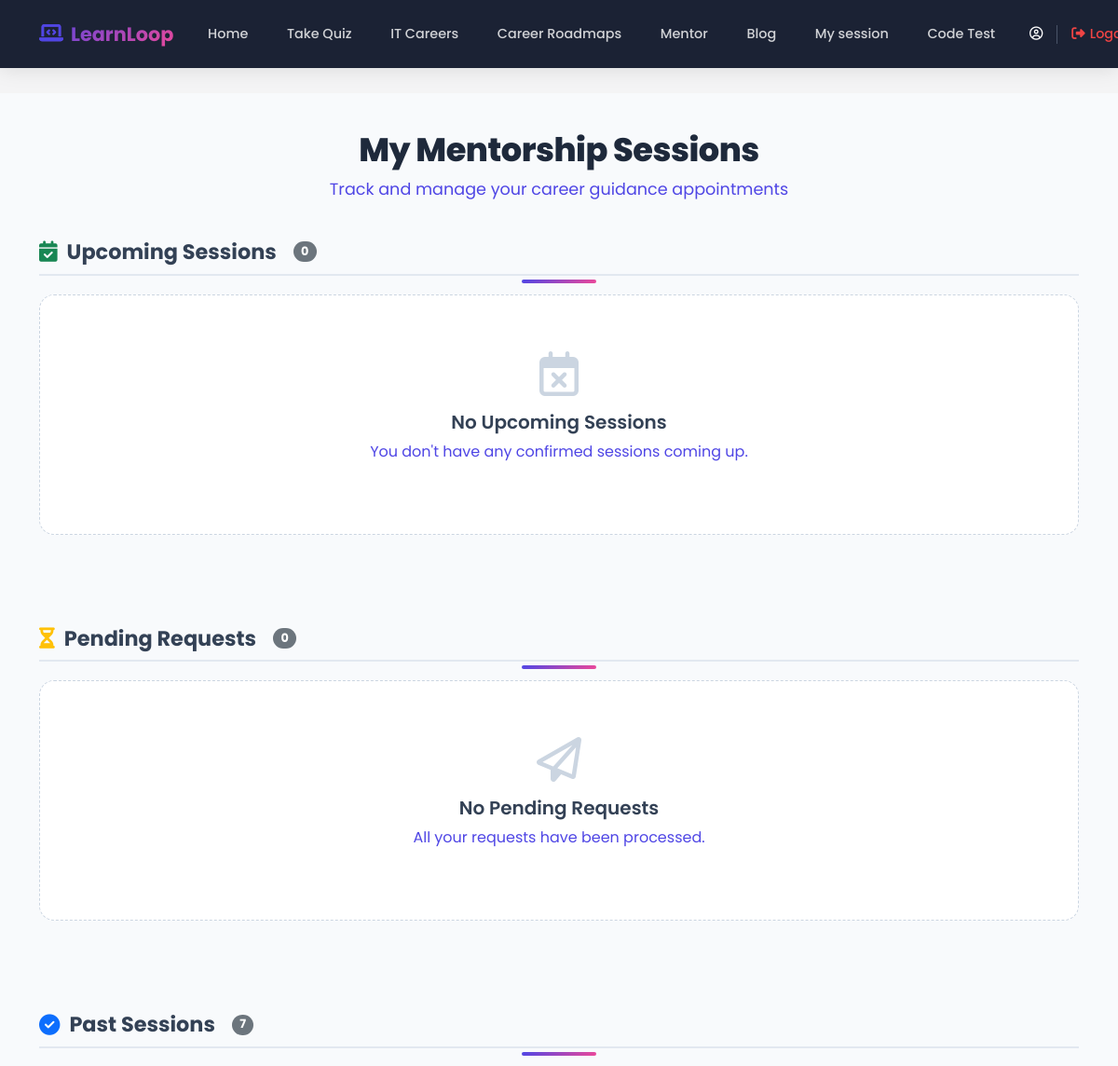
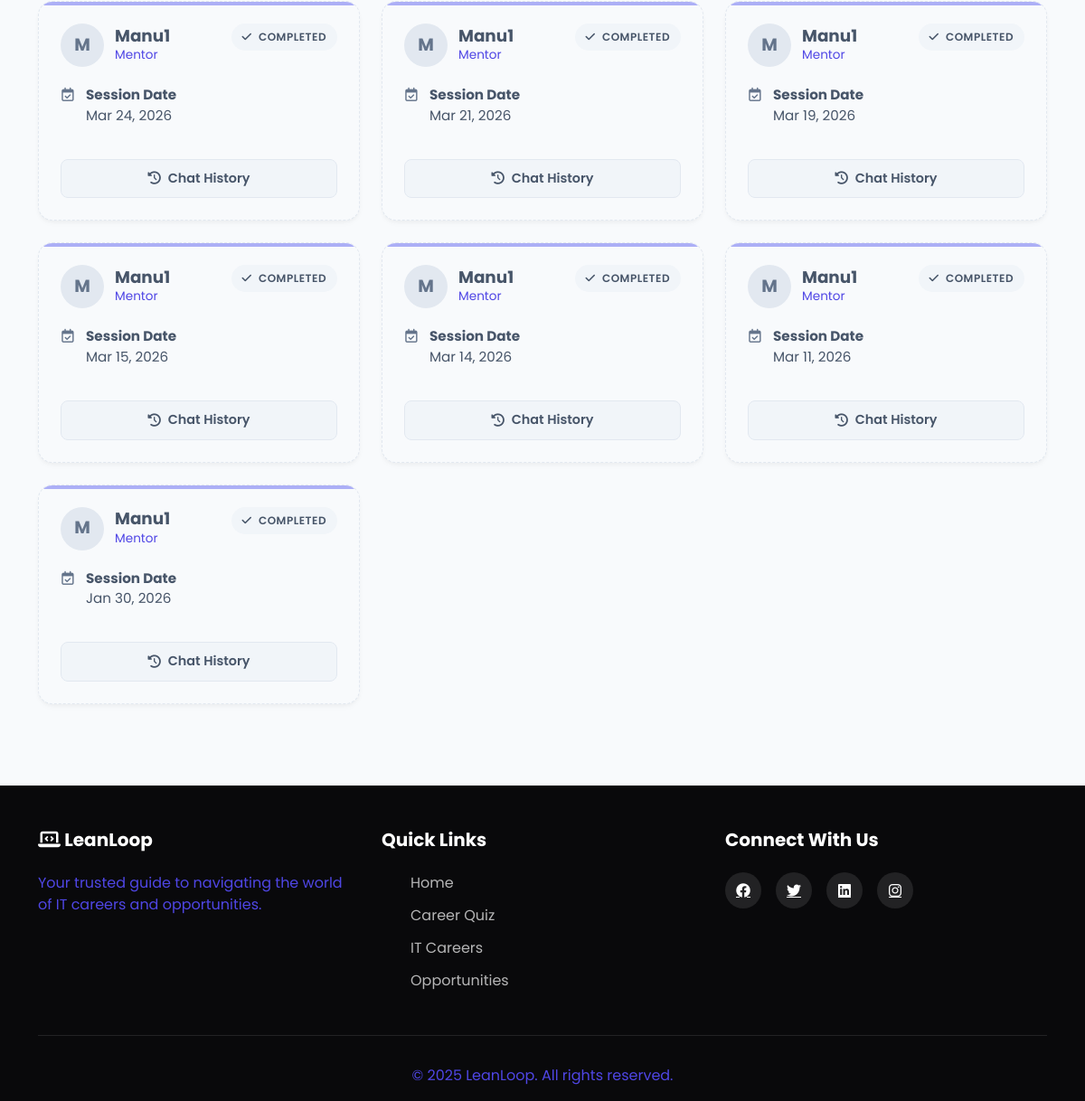
The page /mentor/my-sessions/ (signed in) on the database as committed earlier (2 pictures, top to bottom).
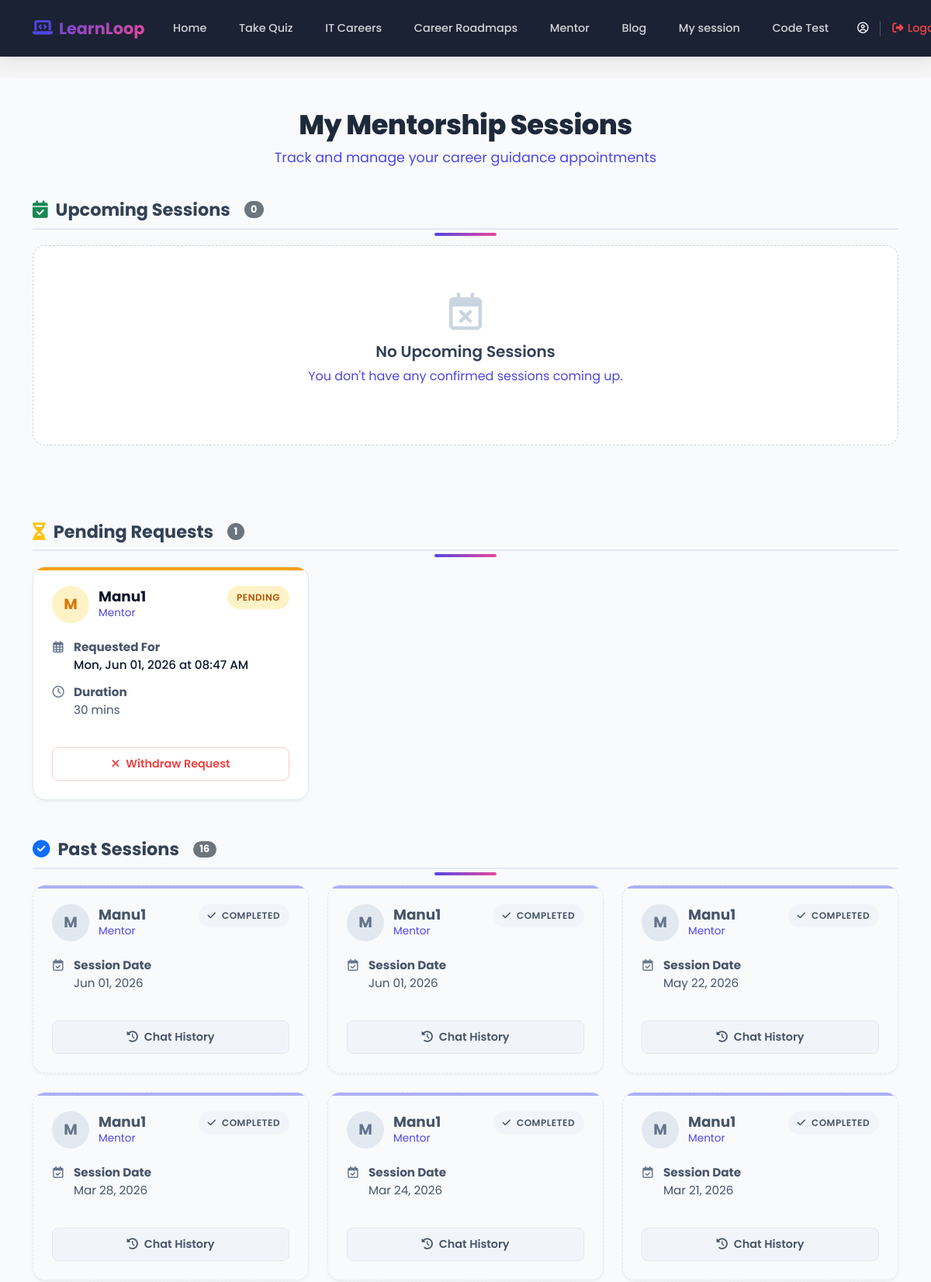
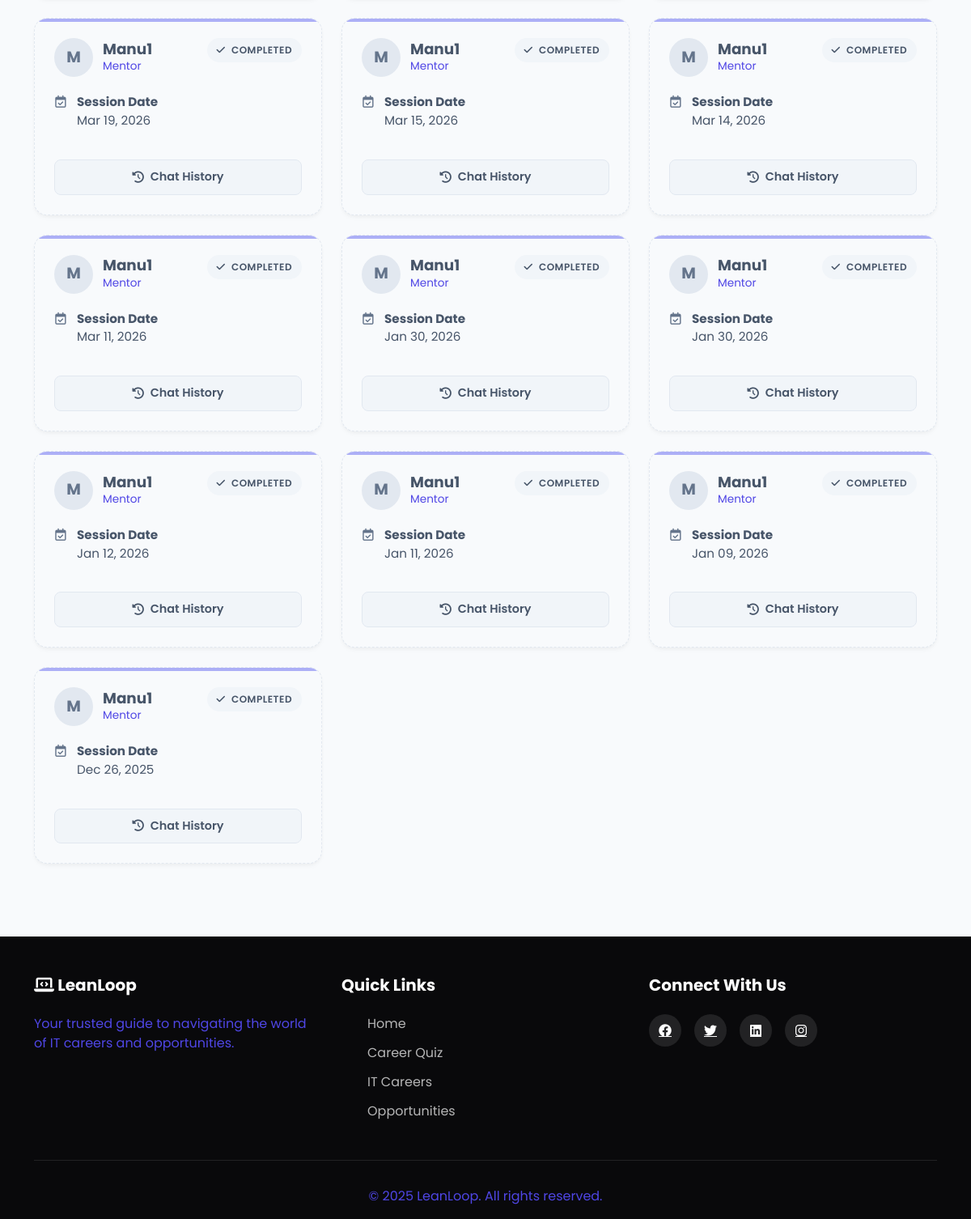
The same page on the database as committed later (2 pictures, top to bottom).
### mentor/models.py (models this page shows, shortened)
class MentorshipSession(models.Model):
    STATUS_CHOICES = [
        ('pending', 'Pending'),
        ('accepted', 'Accepted'),
        ('declined', 'Declined'),
        ('completed', 'Completed'),
        ('cancelled', 'Cancelled'),
    ]
    DURATION_CHOICES = [
        (30, '30 minutes'),
        (60, '60 minutes'),
    ]
    mentor = models.ForeignKey(
        CustomUser,
        on_delete=models.CASCADE,
        related_name='mentor_sessions',
        limit_choices_to={'role': 'mentor'}
    )
    student = models.ForeignKey(
        CustomUser,
        on_delete=models.CASCADE,
        related_name='student_sessions'
    )
    scheduled_date = models.DateField()
    scheduled_time = models.TimeField()
    duration = models.IntegerField(choices=DURATION_CHOICES, default=30)
    fee_amount = models.IntegerField(default=0)
    status = models.CharField(max_length=20, choices=STATUS_CHOICES, default='pending')
    topic = models.CharField(max_length=200, blank=True, null=True)
    notes = models.TextField(blank=True, null=True)  # ✅ Changed from 'note' to 'notes'
    meeting_link = models.URLField(blank=True, null=True)
    created_at = models.DateTimeField(auto_now_add=True)
    updated_at = models.DateTimeField(auto_now=True)
    completed_at = models.DateTimeField(blank=True, null=True)
    class Meta:
        verbose_name = "Mentorship Session"
        verbose_name_plural = "Mentorship Sessions"
        ordering = ['-scheduled_date', '-scheduled_time']

### accounts/models.py (models this page shows, shortened)
class CustomUser(AbstractUser):
    ROLE_CHOICES = (
        ('user', 'User'),
        ('mentor', 'Mentor'),
        ('Admin', 'Admin'),
    )
    role = models.CharField(
        max_length=10,
        choices=ROLE_CHOICES,
        default='user'
    )
    phone_regex = RegexValidator(
    regex=r'^[9876]\d{9}$',
    message="Phone number must be a 10-digit number and start with 9, 8, 7, or 6."
    )
    phone_number = models.CharField(
        max_length=10,
        blank=True,
        null=True,
        validators=[phone_regex],
        unique=True,
        help_text='Enter 10 digit phone number'
    )
    previous_experience = models.BooleanField(blank=True, null=True,verbose_name="Previous Experience")
    is_approved=models.BooleanField(default=False)
    GENDER_CHOICES = [
        ('male', 'Male'),
        ('female', 'Female'),
        ('other', 'Other'),
        ('prefer_not_to_say', 'Prefer not to say'),
    ]
    gender = models.CharField(
        max_length=20,
        choices=GENDER_CHOICES,
        blank=False,
        null=False
    )
    profile_photo = models.ImageField(upload_to='profile_photos/', blank=False, null=True)
    education = models.CharField(max_length=200, blank=True, null=True)
    career_domain = models.CharField(max_length=100, blank=True, null=True)
    profession = models.CharField(max_length=100, blank=False, null=True)
    experience_years = models.PositiveIntegerField(
        null=True,
        blank=False,
    )
    expertise = models.CharField(
        blank=False,
        null=True,
        max_length=100,
    )
    bio = models.CharField(
        blank=False,
        null=True,
    )
    linkedin = models.URLField(blank=True, null=True)
    portfolio = models.URLField(blank=True, null=True)
    available_days = models.JSONField(default=list)  # ["mon", "wed", "fri"]
    available_from = models.TimeField(default="09:00")
    available_to = models.TimeField(default="17:00")
    session_duration = models.CharField(
        max_length=10,
        choices=[
            ('30', '30 Minutes'),
            ('60', '60 Minutes'),
        ],null=True, blank=False
    )
    intro_video = models.FileField(upload_to="mentor_videos/", blank=True, null=True)
    created_at = models.DateTimeField(
        auto_now_add=True,
        null=True
    )

### mentor/views.py (the view)
# urls.py: path('my-sessions/', views.user_sessions, name='user_sessions'),
@login_required
def user_sessions(request):
    my_sessions = MentorshipSession.objects.filter(
        student=request.user
    ).select_related('mentor').order_by('-created_at')
    today = timezone.now().date()
    pending_sessions = my_sessions.filter(status='pending')
    upcoming_sessions = my_sessions.filter(
        status='accepted',
        scheduled_date__gte=today
    ).order_by('scheduled_date', 'scheduled_time')
    past_sessions = my_sessions.filter(status='completed').order_by('-scheduled_date')
    declined_sessions = my_sessions.filter(status='declined')
    context = {
        'pending_sessions': pending_sessions,
        'upcoming_sessions': upcoming_sessions,
        'past_sessions': past_sessions,
        'declined_sessions': declined_sessions,
    }
    return render(request, 'user_sessions.html', context)

### mentor/templates/user_sessions.html (shortened to what the changed rows need)
{% extends 'dashboard/userbase.html' %}
{% block content %}
<div class="sessions-page-wrapper">
    <div class="container max-w-6xl mx-auto">
        <div class="page-header-wrapper">
            <h1 class="page-title">My Mentorship Sessions</h1>
        </div>
        <h2 class="section-title"><i class="fas fa-calendar-check text-success"></i> Upcoming Sessions <span class="badge bg-secondary rounded-pill ms-2" style="font-size:0.8rem;">{{ upcoming_sessions.count }}</span></h2>
        <h2 class="section-title"><i class="fas fa-hourglass-half text-warning"></i> Pending Requests <span class="badge bg-secondary rounded-pill ms-2" style="font-size:0.8rem;">{{ pending_sessions.count }}</span></h2>
        {% if pending_sessions %}
            <div class="session-grid">
                {% for session in pending_sessions %}
                <div class="session-card">
                    <div class="card-top-accent accent-pending"></div>
                    <div class="session-header">
                        <div class="mentor-info">
                            <div class="mentor-avatar" style="background: #fef3c7; color: #d97706;">{{ session.mentor.username|make_list|first }}</div>
                            <div class="mentor-details">
                                <h4>{{ session.mentor.username|title }}</h4>
                                <p>Mentor</p>
                            </div>
                        </div>
                        <span class="status-badge badge-pending">Pending</span>
                    </div>
                    <div class="session-meta">
                        <div class="meta-item">
                            <i class="far fa-calendar-alt"></i>
                            <div>
                                <strong>Requested For</strong>
                                <div style="color: #0f172a; font-weight: 500;">{{ session.scheduled_date|date:"D, M d, Y" }} at {{ session.scheduled_time|time:"h:i A" }}</div>
                            </div>
                        </div>
                        <div class="meta-item">
                            <i class="far fa-clock"></i>
                            <div>
                                <strong>Duration</strong>
                                <div>{{ session.duration }} mins</div>
                            </div>
                        </div>
                    </div>
                    <div class="card-actions">
                        <a href="{% url 'cancel_session' session.id %}" onclick="return confirm('Are you sure you want to withdraw this request?');" class="btn-action btn-cancel">
                            <i class="fas fa-times"></i> Withdraw Request
                        </a>
                    </div>
                </div>
                {% endfor %}
            </div>
        {% else %}
            <div class="session-grid">
                <div class="empty-state mb-5" style="grid-column: 1 / -1;">
                    <i class="far fa-paper-plane"></i>
                    <h5>No Pending Requests</h5>
                    <p>All your requests have been processed.</p>
                </div>
            </div>
        {% endif %}
        <h2 class="section-title"><i class="fas fa-check-circle text-primary"></i> Past Sessions <span class="badge bg-secondary rounded-pill ms-2" style="font-size:0.8rem;">{{ past_sessions.count }}</span></h2>
        {% if past_sessions %}
            <div class="session-grid">
                {% for session in past_sessions %}
                <div class="session-card" style="background: #f8fafc; border-style: dashed;">
                    <div class="card-top-accent accent-completed" style="opacity: 0.5;"></div>
                    <div class="session-header">
                        <div class="mentor-info">
                            <div class="mentor-avatar" style="background: #e2e8f0; color: #64748b;">{{ session.mentor.username|make_list|first }}</div>
                            <div class="mentor-details">
                                <h4 style="color: #475569;">{{ session.mentor.username|title }}</h4>
                                <p>Mentor</p>
                            </div>
                        </div>
                        <span class="status-badge badge-completed" style="background: #f1f5f9; color: #475569;"><i class="fas fa-check me-1"></i> Completed</span>
                    </div>
                    <div class="session-meta">
                        <div class="meta-item">
                            <i class="far fa-calendar-check"></i>
                            <div>
                                <strong>Session Date</strong>
                                <div>{{ session.scheduled_date|date:"M d, Y" }}</div>
                            </div>
                        </div>
                    </div>
                    <div class="card-actions">
                        <a href="{% url 'chat_room' session.id %}" class="btn-action btn-history">
                            <i class="fas fa-history"></i> Chat History
                        </a>
                    </div>
                </div>
                {% endfor %}
            </div>
        {% endif %}
    </div>
</div>
{% endblock %}

Rows that differ between the two databases and show on the page:
added MentorshipSession: mentor.username|make_list "M", mentor.username "Manu1", scheduled_date "Mon, Jun 01, 2026", scheduled_time "08:47 AM", duration "30", shown under "Pending Requests 1"
added MentorshipSession: mentor.username|make_list "M", mentor.username "Manu1", scheduled_date "Jun 01, 2026", shown under "Past Sessions 16"
added MentorshipSession: mentor.username|make_list "M", mentor.username "Manu1", scheduled_date "Jun 01, 2026", shown under "Past Sessions 16"
now on this page (row edited): MentorshipSession: mentor.username|make_list "M", mentor.username "Manu1", scheduled_date "May 22, 2026", shown under "Past Sessions 16"
now on this page (row edited): MentorshipSession: mentor.username|make_list "M", mentor.username "Manu1", scheduled_date "Mar 28, 2026", shown under "Past Sessions 16"
now on this page (row edited): MentorshipSession: mentor.username|make_list "M", mentor.username "Manu1", scheduled_date "Jan 30, 2026", shown under "Past Sessions 16"
now on this page (row edited): MentorshipSession: mentor.username|make_list "M", mentor.username "Manu1", scheduled_date "Jan 12, 2026", shown under "Past Sessions 16"
now on this page (row edited): MentorshipSession: mentor.username|make_list "M", mentor.username "Manu1", scheduled_date "Jan 11, 2026", shown under "Past Sessions 16"
now on this page (row edited): MentorshipSession: mentor.username|make_list "M", mentor.username "Manu1", scheduled_date "Jan 09, 2026", shown under "Past Sessions 16"
now on this page (row edited): MentorshipSession: mentor.username|make_list "M", mentor.username "Manu1", scheduled_date "Dec 26, 2025", shown under "Past Sessions 16"
Other text that changed with them:
{{ pending_sessions.count }}: "0" → "1"
{{ past_sessions.count }}: "7" → "16"
text no longer shown: "No Pending Requests All your requests have been processed."
